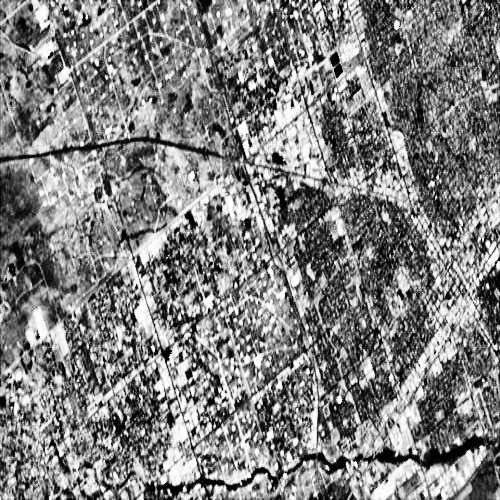
#> input picture spectralEnhancement_3/satellite.jpeg, 500 x 500 px, found by its file name
$ jupyter execute Da2.ipynb
#> lines starting #> are read from the running program, lines starting #| are printed output that depends on the picture; after the words box and inside, x2 and y2 are one past the last pixel; in counts of white or black regions, pixels touching at a corner belong together
[cell 1]
import numpy as np
import cv2
from matplotlib import pyplot as plt

img = cv2.imread("C:/Users/adrij/OneDrive/Desktop/adrija/vtop/sem5/ip/DA/ComputerVision-Practice-main/spectralEnhancement_3/satellite.jpeg")
#> img is the input picture: shape (500, 500, 3); min 0, max 255, mean 128.1
img = cv2.cvtColor(img,cv2.COLOR_BGR2RGB)
gray = cv2.cvtColor(img, cv2.COLOR_BGR2GRAY)
ret, thresh = cv2.threshold(gray, 0, 255,cv2.THRESH_BINARY_INV +cv2.THRESH_OTSU)
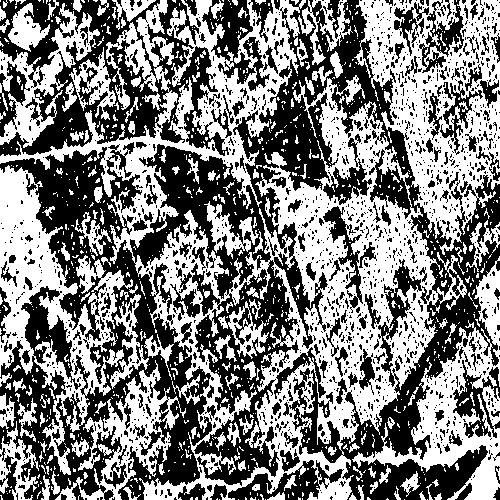
#> thresh: shape (500, 500); 50.1% white; 1759 black regions (1568 under 20 px), largest, box (x1, y1, x2, y2) and area: (0, 0, 500, 500) 80241, (0, 0, 229, 156) 14901, (202, 0, 270, 91) 2488
#> ret = 128
plt.figure(figsize=(10,10))

plt.subplot(2,2,1)
plt.axis('off')
plt.title("Original Image")
plt.imshow(img,cmap="gray")

plt.subplot(2,2,2)
plt.imshow(gray,cmap="gray")
plt.axis('off')
plt.title("GrayScale Image")

plt.subplot(2,2,3)
plt.imshow(thresh,cmap="gray")
plt.axis('off')
plt.title("Threshold Image")


plt.show()
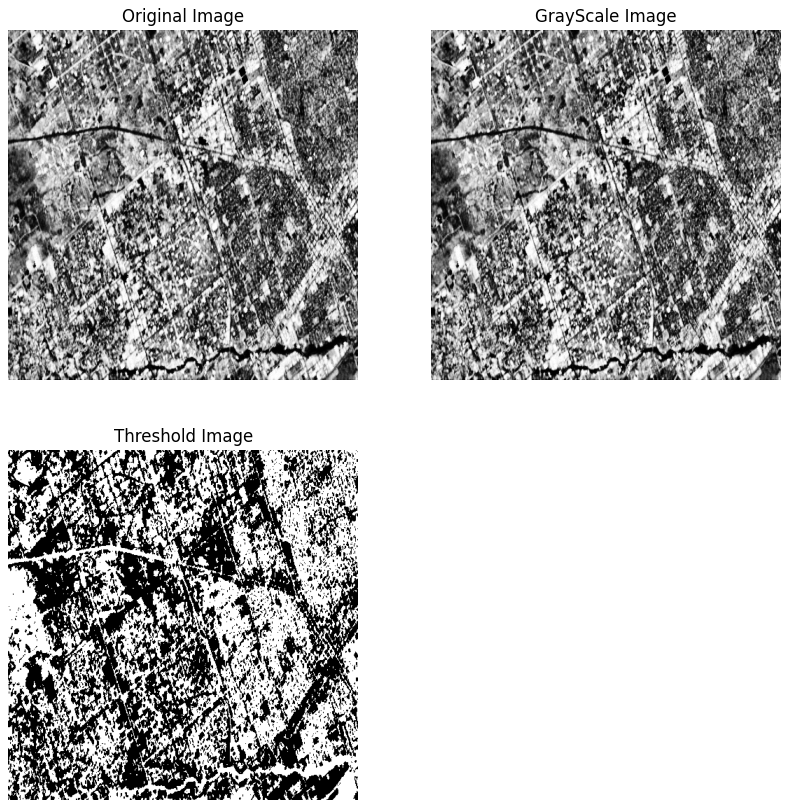
#> figure drawn by matplotlib, 3 panels

$ run again, with spectralEnhancement_3/image 4.jpeg copied over spectralEnhancement_3/satellite.jpeg
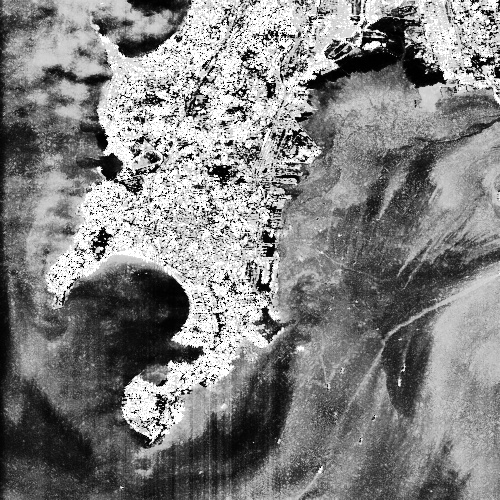
#> input picture spectralEnhancement_3/image 4.jpeg, 500 x 500 px, found by its file name
#> img is the input picture: shape (500, 500, 3); min 0, max 255, mean 129.5
#> `ret, thresh = cv2.threshold(gray, 0, 255,cv2.THRESH_BINARY_INV +cv2.TH..`:
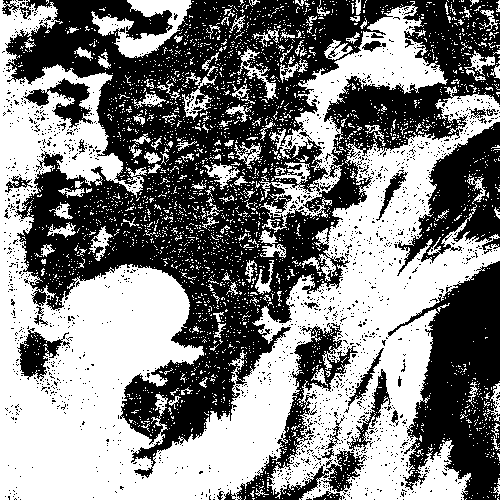
#> thresh: shape (500, 500); 50.7% white; 1846 black regions (1808 under 20 px), largest, box (x1, y1, x2, y2) and area: (5, 0, 500, 478) 86966, (388, 261, 500, 500) 14487, (397, 122, 500, 276) 6864
#> ret = 130
#> `plt.show()`:
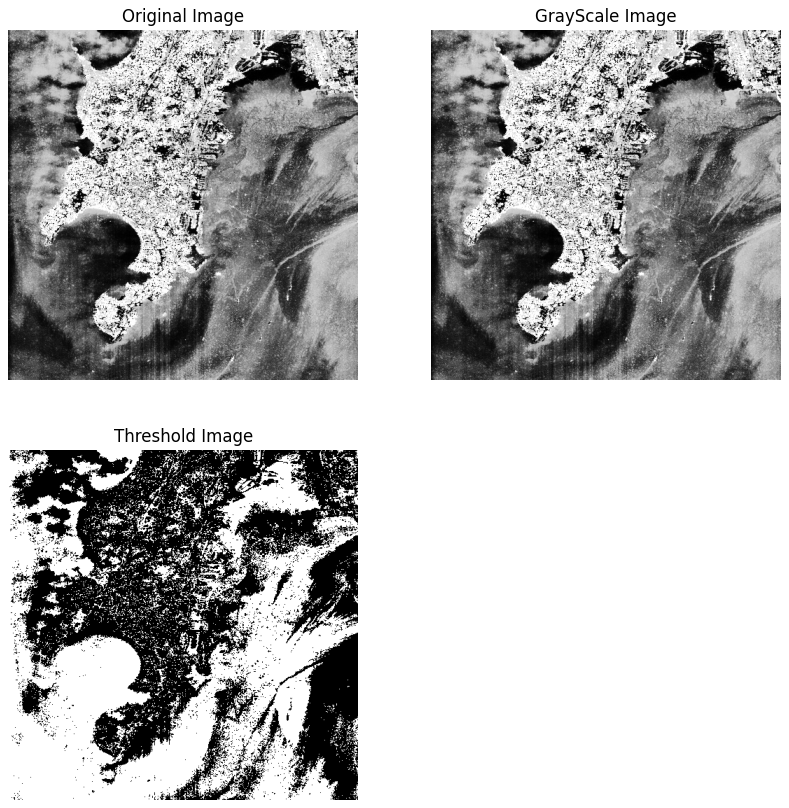
#> figure drawn by matplotlib, 3 panels

$ run again, with spectralEnhancement_3/image5.jpeg copied over spectralEnhancement_3/satellite.jpeg
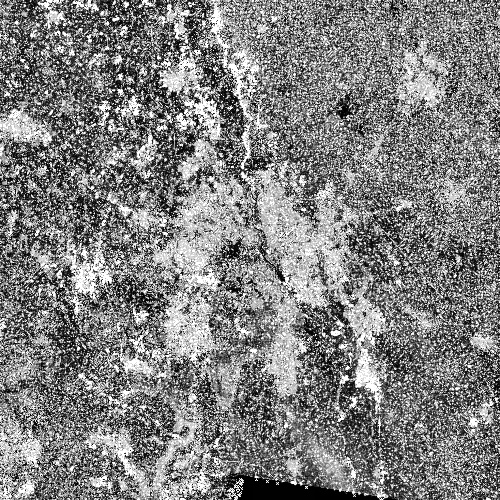
#> input picture spectralEnhancement_3/image5.jpeg, 500 x 500 px, found by its file name
#> img is the input picture: shape (500, 500, 3); min 0, max 255, mean 128.7
#> `ret, thresh = cv2.threshold(gray, 0, 255,cv2.THRESH_BINARY_INV +cv2.TH..`:
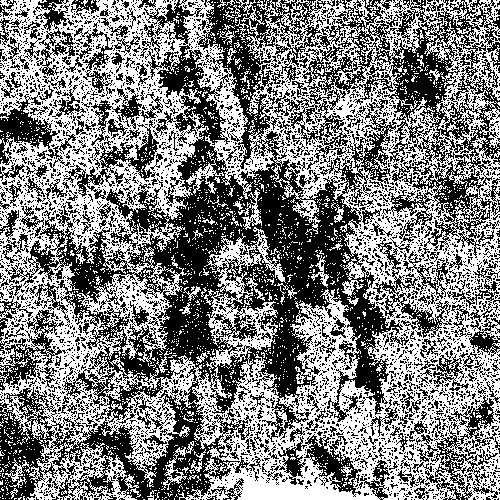
#> thresh: shape (500, 500); 50.6% white; 4009 black regions (3738 under 20 px), largest, box (x1, y1, x2, y2) and area: (0, 0, 403, 500) 64106, (264, 0, 500, 259) 17466, (425, 395, 498, 500) 2148
#> ret = 129
#> `plt.show()`:
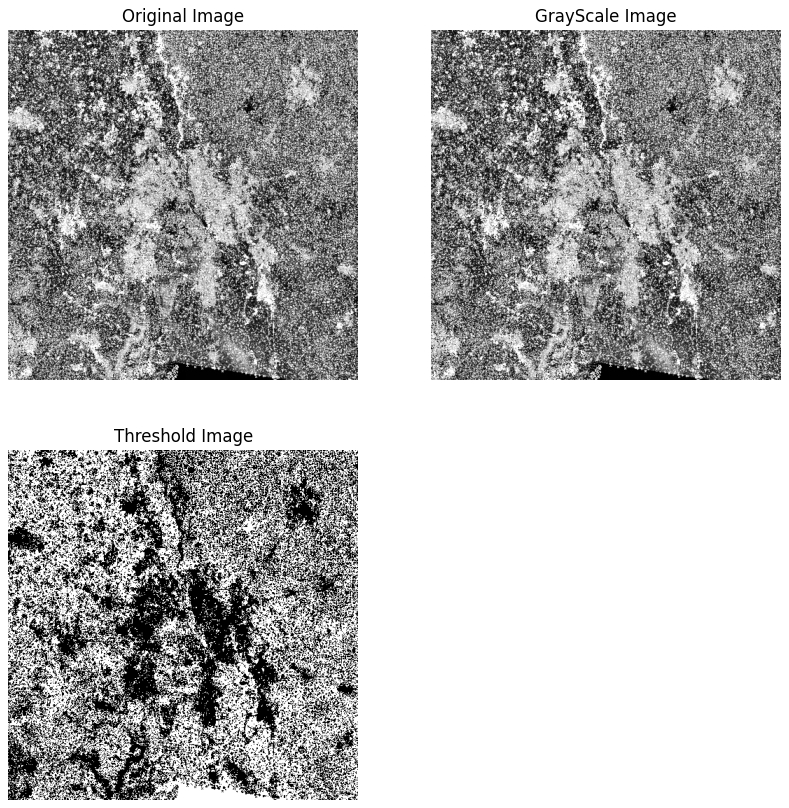
#> figure drawn by matplotlib, 3 panels
